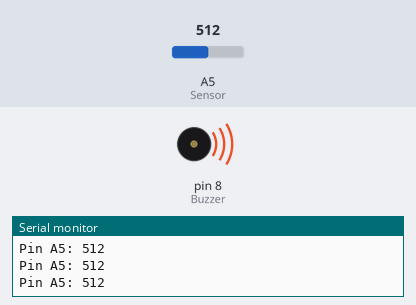
This sketch was run on a simulated Arduino Uno, built with avr-gcc and run on an emulated ATmega328P. Shown: buzzer (waves = sounding), the last lines printed to the serial monitor. The test bench sets the inputs (shaded band); at power-on: A5 (Sensor) = 512.

Above: at 1.2 s.
1.3 s: A5 (Sensor) set to 198
2.8 s: A5 (Sensor) set to 179
At 3.7 s:
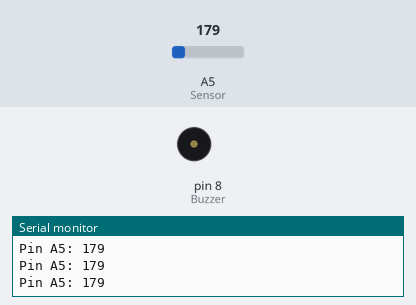
4.3 s: A5 (Sensor) set to 306
At 5.1 s:
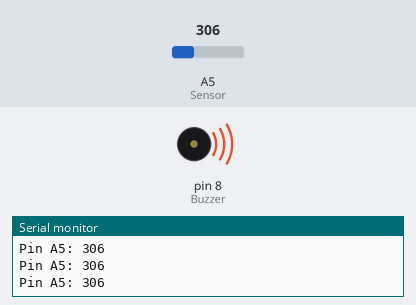
5.8 s: A5 (Sensor) set to 122
At 6.4 s:
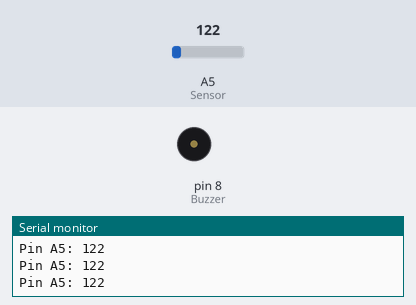
Timing chart, 0 to 8.3 s (numbered marks = the images above; inputs shaded):
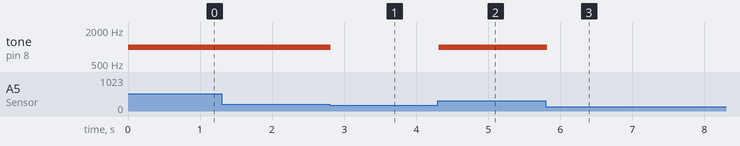

The sketch:

Smoke_detector.ino
```cpp
int Buzzer = 8;
int Sensor = A5;
int st = 190;


void setup() {
  // put your setup code here, to run once:
  pinMode(Buzzer, OUTPUT);
  pinMode(Sensor, INPUT);
  Serial.begin(9600);
}

void loop() {
  // put your main code here, to run repeatedly:
  int analogSensor = analogRead(Sensor);
  Serial.print("Pin A5: ");
  Serial.println(analogSensor);
  if (analogSensor > st) {
    tone(Buzzer, 1000, 200);
  } else {
    noTone(Buzzer);
  }
  delay(100);
}
```

Measured:
- the behaviour switches between 191 and 190 on A5 (Sensor) (found by bisection; images 0 and 1)
- after the input at 2.8 s, tone on pin 8 (Buzzer): 1000 Hz → silent at once
- after the input at 4.3 s, tone on pin 8 (Buzzer): silent → 1000 Hz at once
- after the input at 5.8 s, tone on pin 8 (Buzzer): 1000 Hz → silent at once
